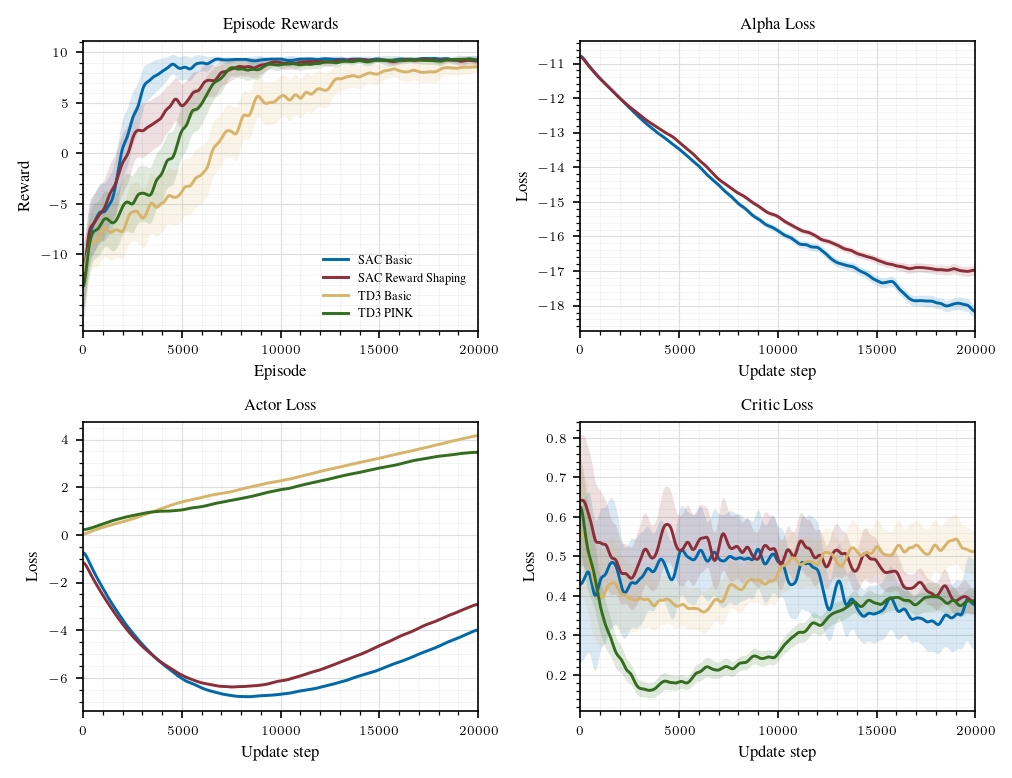

This figure's Python source:
"""
full_page_losses_plot.py
------------------------
2×2 grid of training curves for all algorithm variants in report_3_2.

Layout
------
  [top-left]     Episode rewards    (episode_rewards.npy)
  [top-right]    Alpha loss         (training_losses.npz → alpha_loss)   SAC only
  [bottom-left]  Actor loss         (training_losses.npz → actor_loss)
  [bottom-right] Critic loss        (training_losses.npz → critic_loss)

Keys per agent (from source)
-----------------------------
  SAC : critic_loss, actor_loss, alpha_loss, alpha, mean_log_prob
  TD3 : critic_loss, actor_loss (None on non-policy-update steps),
        q1_mean, q2_mean, target_q_mean

Note: TD3 actor_loss contains None entries (logged only every policy_delay
steps). These are stripped before plotting.
"""

import numpy as np
import matplotlib.pyplot as plt
from pathlib import Path
from scipy.ndimage import gaussian_filter1d
from tueplots import bundles, figsizes
from tueplots.constants.color import rgb

# ── Configuration ────────────────────────────────────────────────────────────

BASE_DIR = Path(__file__).parent

VARIANTS = [
    ("sac_basic",          "SAC Basic"),
    ("sac_reward_shaping", "SAC Reward Shaping"),
    ("td3_basic",          "TD3 Basic"),
    ("td3_per",            "TD3 PER"),
    ("td3_pink",           "TD3 PINK"),
]

X_MAX       = 20_000
Y_MIN_REW   = -10
SIGMA       = 150
SIGMA_CI    = 220
N_BOOT      = 300
CI_ALPHA    = 0.80
CI_STD_MULT = 0.30
ROLL_WIN    = int(SIGMA)

COLORS = [
    rgb.tue_blue,         # SAC Basic
    rgb.pn_red,           # SAC Reward Shaping
    rgb.tue_lightorange,  # TD3 Basic
    rgb.tue_lightblue,    # TD3 PER
    rgb.tue_darkgreen,    # TD3 PINK
]

# ── Helpers ──────────────────────────────────────────────────────────────────

def gsmooth(x: np.ndarray, sigma: float = SIGMA) -> np.ndarray:
    return gaussian_filter1d(x.astype(float), sigma=sigma)


def rolling_std(x: np.ndarray, w: int = ROLL_WIN) -> np.ndarray:
    w = max(1, w)
    pad = np.pad(x.astype(float), (w // 2, w // 2), mode="edge")
    return np.array([pad[i:i + w].std() for i in range(len(x))])


def bootstrap_ci(
    data: np.ndarray,
    n_boot: int = N_BOOT,
    alpha: float = CI_ALPHA,
    rng: np.random.Generator | None = None,
) -> tuple[np.ndarray, np.ndarray]:
    rng = rng or np.random.default_rng(0)
    n_runs, T = data.shape
    boot = np.empty((n_boot, T))
    for i in range(n_boot):
        idx = rng.integers(0, n_runs, size=n_runs)
        boot[i] = data[idx].mean(axis=0)
    tail = (1 - alpha) / 2 * 100
    return np.percentile(boot, tail, axis=0), np.percentile(boot, 100 - tail, axis=0)


def plot_series(ax: plt.Axes, data: np.ndarray, color, label: str,
                rng: np.random.Generator) -> None:
    """Smooth + CI band for one (possibly multi-seed) series."""
    data = data.squeeze()
    if data.ndim == 2:
        data = data[:, :X_MAX]
    else:
        data = data[:X_MAX]

    if data.ndim == 1:
        y    = gsmooth(data)
        x    = np.arange(len(y))
        rstd = gsmooth(rolling_std(data), sigma=SIGMA_CI)
        lo, hi = y - CI_STD_MULT * rstd, y + CI_STD_MULT * rstd
    else:
        lo_raw, hi_raw = bootstrap_ci(data, rng=rng)
        y  = gsmooth(data.mean(axis=0))
        lo = gsmooth(lo_raw, sigma=SIGMA_CI)
        hi = gsmooth(hi_raw, sigma=SIGMA_CI)
        x  = np.arange(len(y))

    ax.fill_between(x, lo, hi, alpha=0.15, color=color, linewidth=0)
    ax.plot(x, y, label=label, color=color, linewidth=1.4)


def style_ax(ax: plt.Axes, title: str, ylabel: str,
             yticks: list | None = None) -> None:
    ax.set_axisbelow(True)
    ax.grid(which="major", color="0.87", linewidth=0.55, linestyle="-")
    ax.grid(which="minor", color="0.93", linewidth=0.28, linestyle="-")
    ax.minorticks_on()
    ax.set_xlim(0, X_MAX)
    ax.set_xticks(range(0, X_MAX + 1, 5_000))
    if yticks is not None:
        ax.set_yticks(yticks)
    ax.set_xlabel("Episode" if "Reward" in title else "Update step")
    ax.set_ylabel(ylabel)
    ax.set_title(title)


def load_rewards(folder: Path) -> np.ndarray | None:
    p = folder / "episode_rewards.npy"
    return np.load(p) if p.exists() else None


def load_loss(folder: Path, key: str) -> np.ndarray | None:
    """Load one key from training_losses.npz, dropping None / NaN entries."""
    p = folder / "training_losses.npz"
    if not p.exists():
        return None
    with np.load(p, allow_pickle=True) as f:
        if key not in f:
            return None
        arr = f[key].copy()

    # TD3 actor_loss stores None on non-update steps — strip them
    if arr.dtype == object:
        arr = np.array([v for v in arr if v is not None], dtype=float)

    arr = arr.astype(float)
    arr = arr[np.isfinite(arr)]          # remove any inf / nan
    return arr if len(arr) > 0 else None


# ── Main ─────────────────────────────────────────────────────────────────────

def main() -> None:
    plt.rcParams.update(bundles.icml2022())

    full_w = figsizes.icml2022_full()["figure.figsize"][0]
    fig, axes = plt.subplots(
        2, 2,
        figsize=(full_w, full_w / 1.3),
    )
    ax_rew, ax_alpha, ax_actor, ax_critic = (
        axes[0, 0], axes[0, 1], axes[1, 0], axes[1, 1]
    )

    rng = np.random.default_rng(42)

    for (dirname, label), color in zip(VARIANTS, COLORS):
        folder = BASE_DIR / dirname

        # top-left  → episode rewards
        rew = load_rewards(folder)
        if rew is not None:
            plot_series(ax_rew, rew, color, label, rng)

        # top-right → alpha_loss  (SAC only; TD3 folders simply won't have it)
        alpha = load_loss(folder, "alpha_loss")
        if alpha is not None:
            plot_series(ax_alpha, alpha, color, label, rng)

        # bottom-left → actor_loss  (both; TD3 Nones already stripped)
        actor = load_loss(folder, "actor_loss")
        if actor is not None:
            plot_series(ax_actor, actor, color, label, rng)

        # bottom-right → critic_loss  (both)
        critic = load_loss(folder, "critic_loss")
        if critic is not None:
            plot_series(ax_critic, critic, color, label, rng)

    # ── Style ────────────────────────────────────────────────────────────────
    style_ax(ax_rew,    "Episode Rewards", "Reward",      yticks=[-10, -5, 0, 5, 10])
    style_ax(ax_alpha,  "Alpha Loss",      "Loss")
    style_ax(ax_actor,  "Actor Loss",      "Loss")
    style_ax(ax_critic, "Critic Loss",     "Loss")

    # Legend only in top-left (rewards) — avoids repetition
    ax_rew.legend(loc="lower right", frameon=False)

    fig.tight_layout()

    out = BASE_DIR / "full_page_losses_plot.pdf"
    fig.savefig(out)
    print(f"Saved → {out}")
    fig.savefig(out.with_suffix(".png"), dpi=150)
    print(f"Saved → {out.with_suffix('.png')}")


if __name__ == "__main__":
    main()
